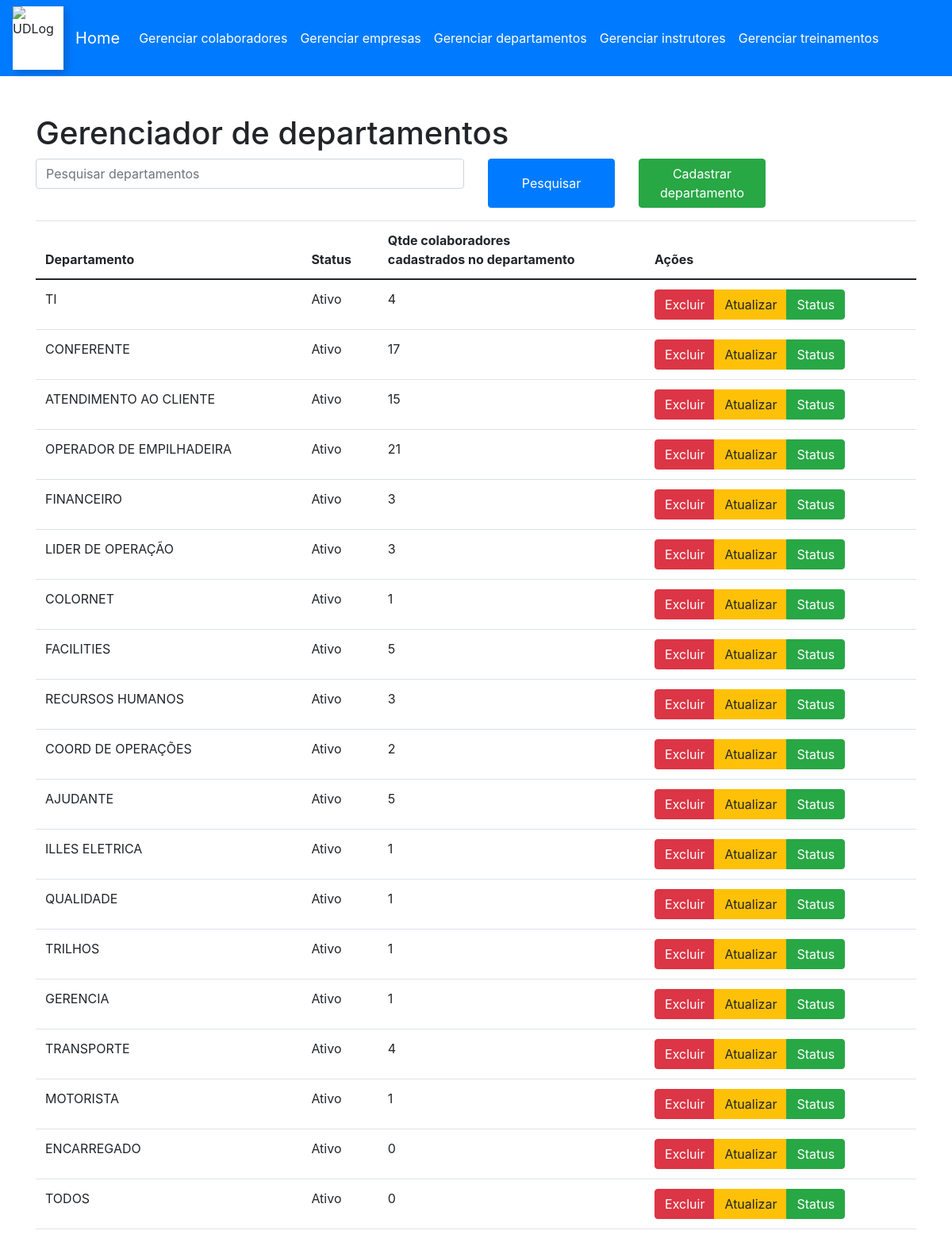
The app's page /layout/gerenciarDepartamentos.php (signed in) with its own data.
### tables this page shows
CREATE TABLE `departamentos` (
  `ID_DEPARTAMENTO` int(11) NOT NULL,
  `DEPARTAMENTO` text NOT NULL,
  `STATUS_DEPARTAMENTO` int(11) NOT NULL
);

### src/database/conexao.php (called while the page is built, shortened)
<?php
class Conexao {
    private $servername = "localhost";
    private $username = "root";
    private $password = "";
    private $dbname = "etreinamento";
    function conectar(){
        $this->conn = new mysqli($this->servername, $this->username, $this->password, $this->dbname);
        return $this->conn;
    }
}
?>

### src/DAO/DaoDepartamento.php (called while the page is built, shortened)
<?php
include(__DIR__ . '/../model/departamento.php');
class DaoDepartamento{
    private $TBL_DEPARTAMENTO = "departamentos";
    private $conexao;
    function __construct($conexao){
        $this->conexao = $conexao;
    }
    function selecionarDepartamento($idDepartamento){
        $nomeDepartamento = null;
        $statusDoDepartamento = null;
        $stmt = $this->conexao->prepare("SELECT * FROM {$this->TBL_DEPARTAMENTO} WHERE ID_DEPARTAMENTO = ?");
        $stmt->bind_param("i", $idDepartamento);
        $stmt->execute();
        $stmt->bind_result($idDepartamento, $nomeDepartamento, $statusDoDepartamento);
        if($idDepartamento){
            return new Departamento($idDepartamento, $nomeDepartamento, $statusDoDepartamento);
        } else {
            return null;
        }
    }
    function gerarListaDepartamentos(){
        $departamentos = [];
        $idDepartamento = null;
        $nomeDepartamento = null;
        $statusDepartamento = null;
        $stmt = $this->conexao->prepare("SELECT * FROM {$this->TBL_DEPARTAMENTO}");
        $stmt->execute();
        $stmt->bind_result($idDepartamento, $nomeDepartamento, $statusDepartamento);
        while($stmt->fetch()){
            $departamento = new Departamento($idDepartamento, $nomeDepartamento, $statusDepartamento);
            $departamentos[] = $departamento;
        }
        return $departamentos;
    }
    function contarColab($idDepartamento) {
        $contagem = 0;
        try {
            $sql = "SELECT COUNT(*) FROM colaboradores WHERE DEPARTAMENTO = ?";
            $stmt = $this->conexao->prepare($sql);
            $stmt->bind_param("i", $idDepartamento);
            $stmt->execute();
            $stmt->bind_result($contagem);
            return $contagem;
        } catch (Exception $e) {
            echo "Erro: " . $e->getMessage();
            return false;
        }
    }
}
?>

### src/model/departamento.php (called while the page is built, shortened)
<?php
    class Departamento {
        private $idDepartamento;
        private $nomeDepartamento;
        private $statusDepartamento;
        function setIdDepartamento($idDepartamento){
            $this->idDepartamento = $idDepartamento;
        }
        function setNomeDepartamento($nomeDepartamento){
            $this->nomeDepartamento = $nomeDepartamento;
        }
        function setStatusDepartamento($statusDepartamento){
            $this->statusDepartamento = $statusDepartamento;
        }
        function getIdDepartamento(){
            return $this->idDepartamento;
        }
        function getNomeDepartamento(){
            return $this->nomeDepartamento;
        }
        function getStatusDepartamento(){
            return $this->statusDepartamento;
        }
    }
?>

### layout/gerenciarDepartamentos.php (the view, shortened to what this page needs)
<!DOCTYPE html>
<html lang="pt-br">
<head>
    <link rel="stylesheet" href="https://cdn.jsdelivr.net/npm/bootstrap@5.0.0/dist/css/bootstrap.min.css">
</head>
<?php
include(__DIR__ . '/../src/database/conexao.php');
include(__DIR__ . '/../src/DAO/DaoDepartamento.php');
$conexao = new Conexao();
$daoDepartamento = new DaoDepartamento($conexao->conectar());
$pesquisa = isset($_GET['pesquisa']) ? $_GET['pesquisa'] : '';
if (empty($pesquisa)) {
    $listaDeDepartamentos = $daoDepartamento->gerarListaDepartamentos();
} else {
    $listaDeDepartamentos = $daoDepartamento->pesquisarDepartamentos($pesquisa);
}
function statusDepartamento($daoDepartamento, $idDepartamento)
{
    $departamento = $daoDepartamento->selecionarDepartamento($idDepartamento);
    return $departamento->getStatusDepartamento() == 1 ? "Ativo" : "Inativo";
}
?>
<body>
    <div id="menu-container">
    </div>
    <div class="container mt-5">
        <h1>Gerenciador de departamentos</h1>
        <form method="GET">
            <div class="row mb-3">
                <div class="col-md-6">
                    <input type="text" class="form-control" placeholder="Pesquisar departamentos" name="pesquisa"
                        id="pesquisa">
                </div>
                <div class="col-md-2 btn-group">
                    <button type="submit" class="btn btn-primary">Pesquisar</button>
                </div>
                <div class="col-md-2">
                    <a href="cadastrarDepartamento.php" class="btn btn-success">Cadastrar departamento</a>
                </div>
            </div>
        </form>
        <table class="table">
            <thead>
                <tr>
                    <th>Departamento</th>
                    <th>Status</th>
                    <th>Qtde colaboradores<br>cadastrados no departamento</th>
                    <th>Ações</th>
                </tr>
            </thead>
            <tbody>
                <?php foreach ($listaDeDepartamentos as $departamento) { ?>
                    <tr>
                        <td>
                            <?php echo $departamento->getNomeDepartamento() ?>
                        </td>
                        <td>
                            <?php echo statusDepartamento($daoDepartamento, $departamento->getIdDepartamento()) ?>
                        </td>
                        <td id="qtdColab">
                            <?php echo $daoDepartamento->contarColab($departamento->getIdDepartamento()) ?>
                        </td>
                        <td>
                            <div class="btn-group">
                                <button class="btn btn-danger" value=""
                                    onclick="redirecionarParaExcluirDepartamento('<?php echo $departamento->getIdDepartamento() ?>')">Excluir</button>
                                <button class="btn btn-warning" value=""
                                    onclick="redirecionarParaAtualizarDepartamento('<?php echo $departamento->getIdDepartamento() ?>')">Atualizar</button>
                                <?php if ($departamento->getStatusDepartamento() == 1) { ?>
                                    <button class="btn btn-success" value=""
                                        onclick="redirecionarParaAlterarStatusDepartamento('<?php echo $departamento->getIdDepartamento() ?>')">Status</button>
                                <?php } else { ?>
                                    <button class="btn btn-secondary" value=""
                                        onclick="redirecionarParaAlterarStatusDepartamento('<?php echo $departamento->getIdDepartamento() ?>')">Status</button>
                                <?php } ?>
                            </div>
                        </td>
                    </tr>
                <?php } ?>
            </tbody>
        </table>
    </div>
</body>
</html>

### records on screen
departamentos: DEPARTAMENTO "TI", ID_DEPARTAMENTO+STATUS_DEPARTAMENTO "Ativo", IdDepartamento "4"
departamentos: DEPARTAMENTO "CONFERENTE", ID_DEPARTAMENTO+STATUS_DEPARTAMENTO "Ativo", IdDepartamento "17"
departamentos: DEPARTAMENTO "ATENDIMENTO AO CLIENTE", ID_DEPARTAMENTO+STATUS_DEPARTAMENTO "Ativo", IdDepartamento "15"
departamentos: DEPARTAMENTO "OPERADOR DE EMPILHADEIRA", ID_DEPARTAMENTO+STATUS_DEPARTAMENTO "Ativo", IdDepartamento "21"
departamentos: DEPARTAMENTO "FINANCEIRO", ID_DEPARTAMENTO+STATUS_DEPARTAMENTO "Ativo", IdDepartamento "3"
departamentos: DEPARTAMENTO "LIDER DE OPERAÇÃO", ID_DEPARTAMENTO+STATUS_DEPARTAMENTO "Ativo", IdDepartamento "3"
departamentos: DEPARTAMENTO "COLORNET", ID_DEPARTAMENTO+STATUS_DEPARTAMENTO "Ativo", IdDepartamento "1"
departamentos: DEPARTAMENTO "FACILITIES", ID_DEPARTAMENTO+STATUS_DEPARTAMENTO "Ativo", IdDepartamento "5"
departamentos: DEPARTAMENTO "RECURSOS HUMANOS", ID_DEPARTAMENTO+STATUS_DEPARTAMENTO "Ativo", IdDepartamento "3"
departamentos: DEPARTAMENTO "COORD DE OPERAÇÕES", ID_DEPARTAMENTO+STATUS_DEPARTAMENTO "Ativo", IdDepartamento "2"
departamentos: DEPARTAMENTO "AJUDANTE", ID_DEPARTAMENTO+STATUS_DEPARTAMENTO "Ativo", IdDepartamento "5"
departamentos: DEPARTAMENTO "ILLES ELETRICA", ID_DEPARTAMENTO+STATUS_DEPARTAMENTO "Ativo", IdDepartamento "1"
departamentos: DEPARTAMENTO "QUALIDADE", ID_DEPARTAMENTO+STATUS_DEPARTAMENTO "Ativo", IdDepartamento "1"
departamentos: DEPARTAMENTO "TRILHOS", ID_DEPARTAMENTO+STATUS_DEPARTAMENTO "Ativo", IdDepartamento "1"
departamentos: DEPARTAMENTO "GERENCIA", ID_DEPARTAMENTO+STATUS_DEPARTAMENTO "Ativo", IdDepartamento "1"
departamentos: DEPARTAMENTO "TRANSPORTE", ID_DEPARTAMENTO+STATUS_DEPARTAMENTO "Ativo", IdDepartamento "4"
departamentos: DEPARTAMENTO "MOTORISTA", ID_DEPARTAMENTO+STATUS_DEPARTAMENTO "Ativo", IdDepartamento "1"
departamentos: DEPARTAMENTO "ENCARREGADO", ID_DEPARTAMENTO+STATUS_DEPARTAMENTO "Ativo", IdDepartamento "0"
departamentos: DEPARTAMENTO "TODOS", ID_DEPARTAMENTO+STATUS_DEPARTAMENTO "Ativo", IdDepartamento "0"
